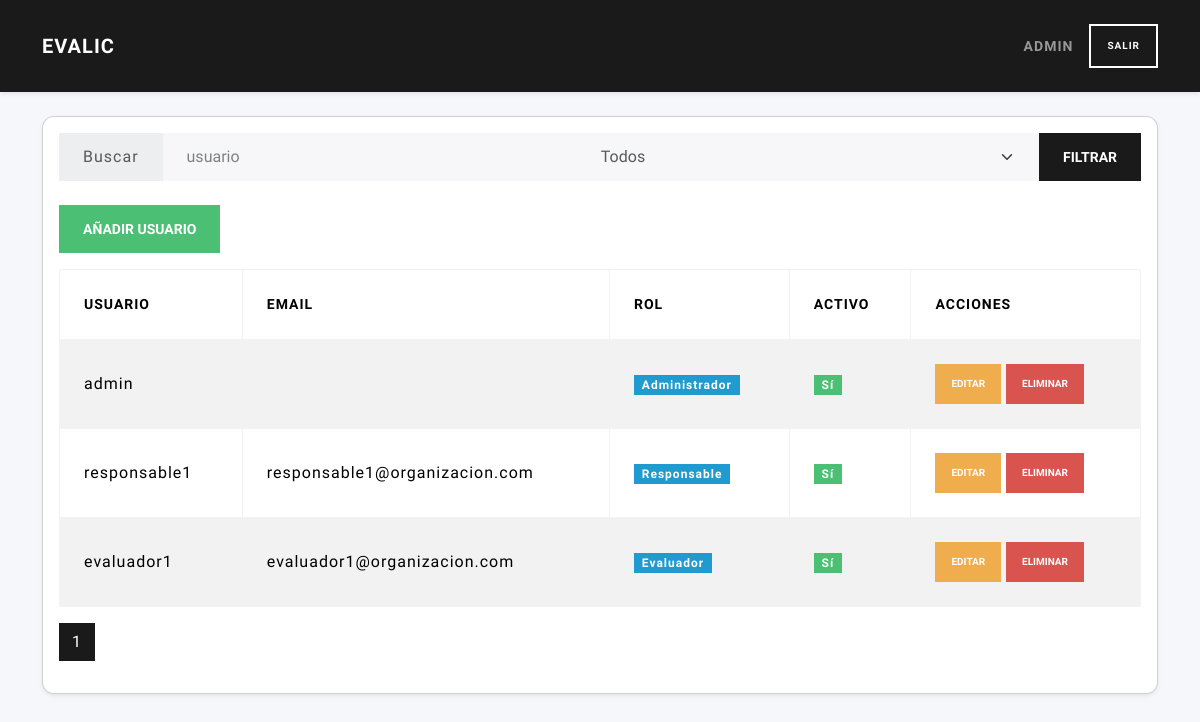
Before: /useradmin (signed in) with the older database file.
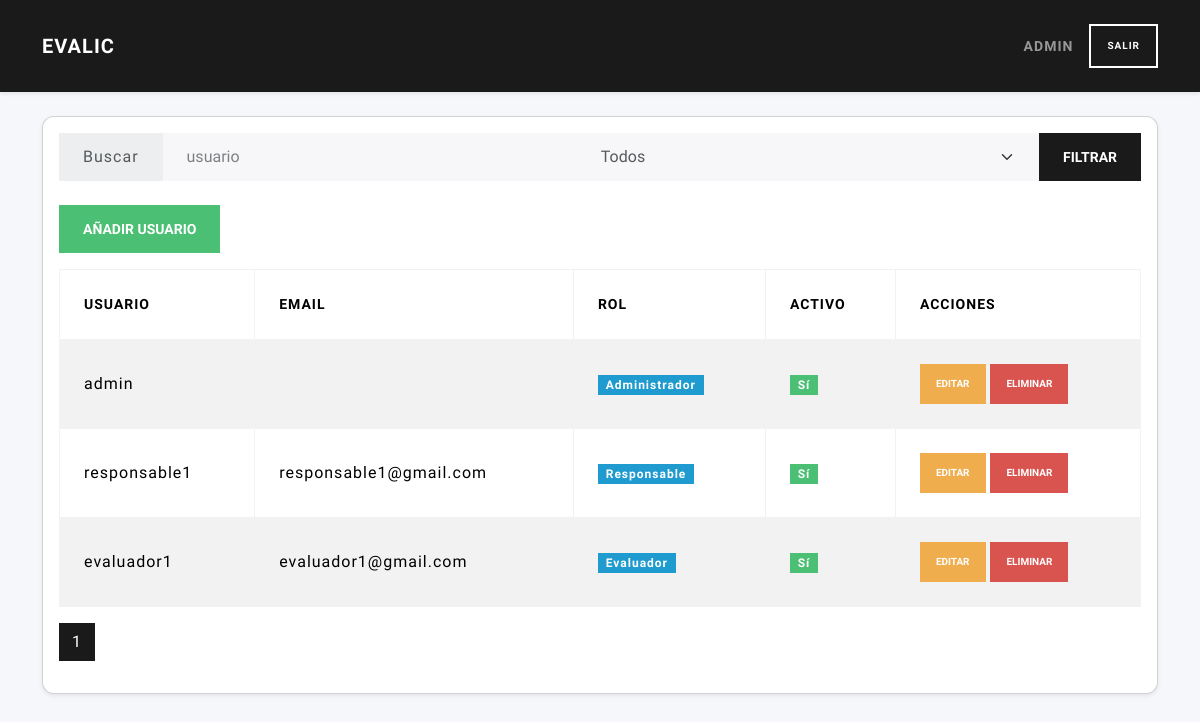
After: the same page with the newer database file.
### tables this page shows
CREATE TABLE users (
        id INTEGER PRIMARY KEY AUTOINCREMENT,
        username TEXT UNIQUE NOT NULL,
        email TEXT,
        password TEXT NOT NULL,
        role_id INTEGER NOT NULL,
        active INTEGER NOT NULL DEFAULT 1,
        FOREIGN KEY(role_id) REFERENCES roles(id)
    );

CREATE TABLE roles (
        id INTEGER PRIMARY KEY AUTOINCREMENT,
        description TEXT NOT NULL UNIQUE
    );

### routes/user_routes.py (the view)
@user_bp.route('useradmin')
def dashboard():
    if 'user_id' not in session or session.get('role_id') != 1:
        return redirect(url_for('auth.login'))
    admin_id = 1
    if session.get('role_id') != admin_id:
        return "Acceso denegado", 403
    search = request.args.get('search','').strip()
    selected = request.args.get('role_id','')
    role_id = int(selected) if selected.isdigit() else None
    page = int(request.args.get('page',1))
    data = list_users(search, role_id, page)
    return render_template('usuarios/useradmin.html',
        users=data['users'],
        roles=data['roles'],
        page=page,
        total_pages=data['pages'],
        search=search,
        selected_role=selected
    )

### models/dao.py (called while the page is built)
def close_connection(exception):
    db = getattr(g, '_database', None)
    if db is not None:
        db.close()

def get_roles(db):
    return db.execute("SELECT id,description FROM roles").fetchall()

def fetch_users(db, search='', role_id=None, page=1, per_page=5):
    base = "FROM users u LEFT JOIN roles r ON u.role_id=r.id WHERE 1=1"
    params = []
    if search:
        base += " AND u.username LIKE ?"
        params.append(f"%{search}%")
    if role_id:
        base += " AND u.role_id=?"
        params.append(role_id)
    total = db.execute("SELECT COUNT(*) "+base, params).fetchone()[0]
    pages = math.ceil(total/per_page)
    data = db.execute(
        "SELECT u.id,u.username,u.email,u.role_id,u.active,r.description AS role_description "
        + base + " LIMIT ? OFFSET ?",
        params+[per_page,(page-1)*per_page]
    ).fetchall()
    return data, total, pages

def get_db(app):
    if 'sqlite_db' not in g:
        g.sqlite_db = sqlite3.connect(
            app.config['DATABASE'],
            detect_types=sqlite3.PARSE_DECLTYPES
        )
        g.sqlite_db.row_factory = sqlite3.Row
    return g.sqlite_db

### templates/usuarios/useradmin.html (shortened to what this page needs)
{% extends "base.html" %}
{% block content %}
<div class="card shadow-sm">
  <div class="card-body">
    <form method="get" class="input-group mb-4">
      <span class="input-group-text">Buscar</span>
      <input type="text" name="search" class="form-control" placeholder="usuario" value="{{ search }}">
      <select name="role_id" class="form-select">
        <option value="">Todos</option>
      </select>
      <button class="btn btn-primary" type="submit">Filtrar</button>
    </form>
    <div class="d-flex justify-content-between mb-3">
      <button class="btn btn-success" data-bs-toggle="modal" data-bs-target="#modalAddUser">
        Añadir Usuario
      </button>
    </div>
    <table class="table table-striped align-middle table-bordered">
      <thead>
        <tr>
          <th>Usuario</th>
          <th>Email</th>
          <th>Rol</th>
          <th>Activo</th>
          <th>Acciones</th>
        </tr>
      </thead>
      <tbody>
        {% for user in users %}
        <tr>
          <td>{{ user.username }}</td>
          <td>{{ user.email }}</td>
          <td><span class="badge bg-info">{{ user.role_description }}</span></td>
          {% if user.active %}
            <td><span class="badge bg-success">Sí</span></td>
          {% else %}
            <td><span class="badge bg-secondary">No</span></td>
          {% endif %}
          <td>
            <button class="btn btn-sm btn-warning"
                    data-bs-toggle="modal" data-bs-target="#modalEditUser"
                    data-user-id="{{ user.id }}"
                    data-username="{{ user.username }}"
                    data-email="{{ user.email }}"
                    data-role-id="{{ user.role_id }}"
                    data-active="{{ 'true' if user.active else 'false' }}">
              Editar
            </button>
            <form id="del{{ user.id }}" method="post"
                  action="{{ url_for('user.delete_user_route', user_id=user.id) }}"
                  class="d-inline">
              <button type="button" class="btn btn-sm btn-danger"
                      onclick="confirmDelete('{{ user.username }}', 'del{{ user.id }}')">
                Eliminar
              </button>
            </form>
          </td>
        </tr>
        {% endfor %}
      </tbody>
    </table>
    <nav>
      <ul class="pagination">
        {% for p in range(1, total_pages+1) %}
          <li class="page-item {% if p==page %}active{% endif %}">
            <a class="page-link"
               href="{{ url_for('user.dashboard') }}?page={{ p }}&search={{ search }}&role_id={{ selected_role }}">
              {{ p }}
            </a>
          </li>
        {% endfor %}
      </ul>
    </nav>
  </div>
</div>
{% endblock %}

Changed rows visible on the page:
changed users "responsable1": email "responsable1@organizacion.com" → "responsable1@gmail.com"
changed users "evaluador1": email "evaluador1@organizacion.com" → "evaluador1@gmail.com"
